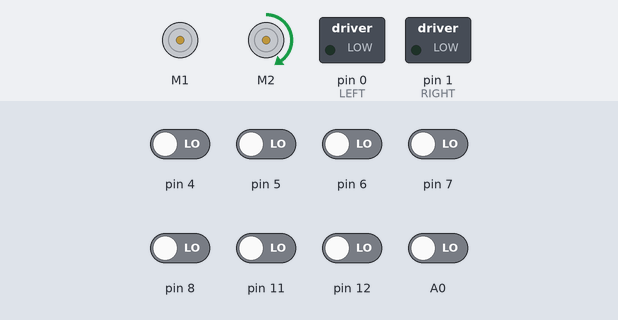
Bench run of a sketch on a simulated Arduino Uno, built with avr-gcc and run on an emulated ATmega328P. Parts: 2 × DC motor (green arrow = forward, orange = backward, longer = faster), switched loads named in the sketch (green lamp = pin HIGH). The test bench sets the inputs (shaded band); at power-on: A0, pin 4–8, pin 11, pin 12 LOW.

Above: at 6.2 s.
6.3 s: pin 5 driven HIGH
At 7.0 s:
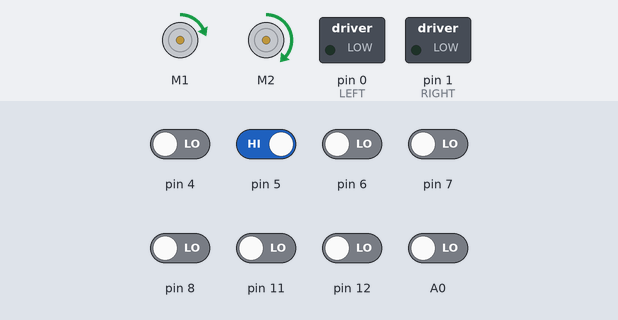
7.8 s: pin 7 driven HIGH
At 8.3 s:
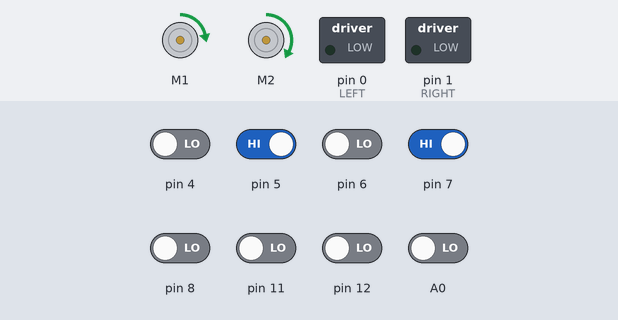
9.3 s: pin 4 driven HIGH
At 10.5 s:
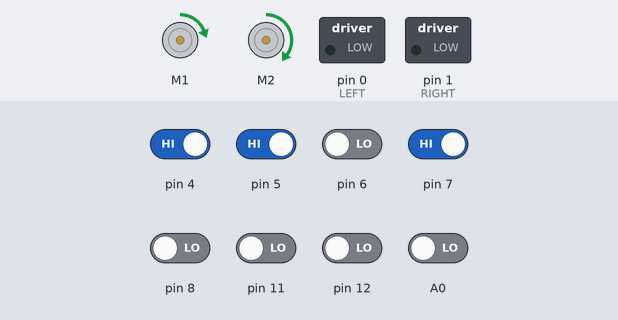
10.8 s: A0 driven HIGH
At 11.8 s:
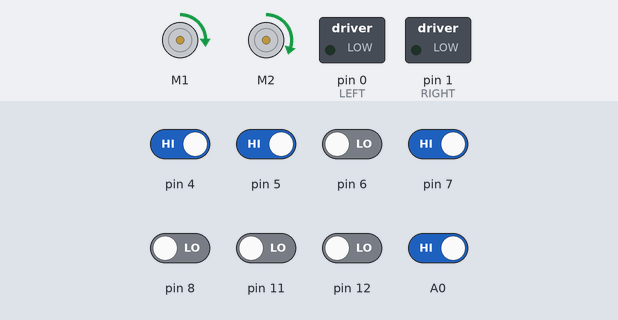
12.3 s: pin 4 driven LOW
At 12.9 s:
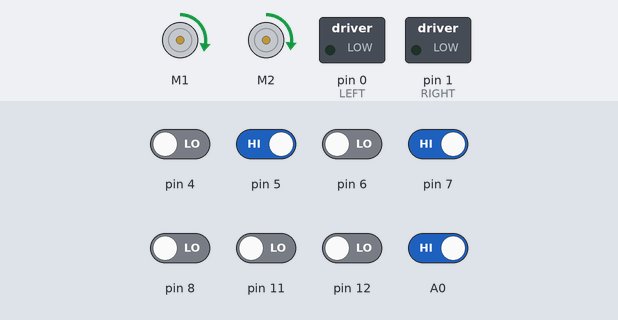
13.8 s: pin 5 driven LOW
At 15.1 s:
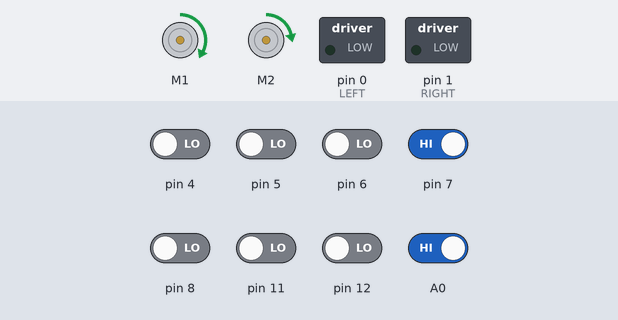
Timing chart, 0 to 16.3 s (numbered marks = the images above; inputs shaded):
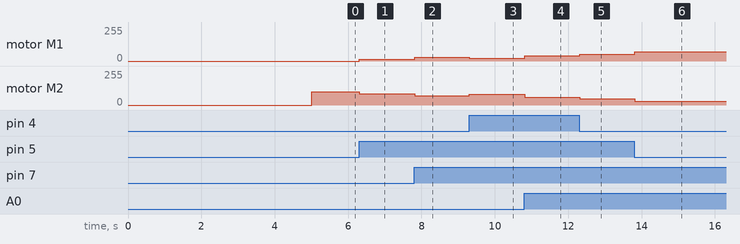

Measured:
- after the input at 6.3 s, motor M1: stopped → forward 15/255 at once; motor M2: forward 100/255 → forward 85/255 at once
- after the input at 7.8 s, motor M1: forward 15/255 → forward 29/255 at once; motor M2: forward 85/255 → forward 71/255 at once
- after the input at 9.3 s, motor M1: forward 29/255 → forward 20/255 at once; motor M2: forward 71/255 → forward 80/255 at once
- after the input at 10.8 s, motor M1: forward 20/255 → forward 40/255 at once; motor M2: forward 80/255 → forward 60/255 at once
- after the input at 12.3 s, motor M1: forward 40/255 → forward 52/255 at once; motor M2: forward 60/255 → forward 48/255 at once
- after the input at 13.8 s, motor M1: forward 52/255 → forward 71/255 at once; motor M2: forward 48/255 → forward 29/255 at once

The sketch:

motorShieldControl.ino
```cpp
/*
 *
 * Motor, servo, and encoder control.
 * Include this code to interface with the servo and motors with or without encoders
 * Made by Mannan Bhardwaj
 * WIP
 *
 */


#include "motorShieldControl.h"
#include "pin.h"

// init variables
uint32_t lastStateL = 0;
uint32_t curStateL = 0;
uint32_t stateCountL=0;
uint32_t lastStateR = 0;
uint32_t curStateR = 0;
uint32_t stateCountR=0;

// INIT MOTORSHIELD
// create a motorshield object to be used
Adafruit_MotorShield AFMS = Adafruit_MotorShield();
// create a pointer to the left and right motor
Adafruit_DCMotor *LMotor = AFMS.getMotor(1);
Adafruit_DCMotor *RMotor = AFMS.getMotor(2);

// Init servo
Servo camServo;
int camServoDeg = 180;
int camAdd = 180;


void initMotorshield()
{
  // connect to the motor shield
  AFMS.begin();
  // set pin mode
  pinMode(encPinL, INPUT);
  pinMode(encPinR, INPUT);
  // connect to camera servo
  camServo.attach(servoCam);
  camServo.write(0);
  delay(15);
  // attatch interrupts for encoders
  attachInterrupt(digitalPinToInterrupt(encPinL), encLChange, CHANGE);
  attachInterrupt(digitalPinToInterrupt(encPinR), encRChange, CHANGE);
}

void rightMotor(int dir, int pwm){
  // Takes speed from 0-100 and direction and moves motor accordingly
  RMotor->setSpeed(pwm);
  RMotor->run(dir);
}

void leftMotor(int dir, int pwm){
  // Takes speed from 0-100 and direction and moves motor accordingly
  LMotor->setSpeed(pwm);
  LMotor->run(dir);
}

void stopAllMotors(){
  rightMotor(RELEASE, 0);
  leftMotor(RELEASE, 0);
}

void proportionalTurn(int dir, int rpwm, int lpwm){
  // takes two speeds for each motor and turns one forward and one backward depending on {dir} variable
  if (dir == FORW){
    leftMotor(FORWARD, lpwm);
    rightMotor(FORWARD, rpwm);
  }
  if (dir == BACK){
    leftMotor(BACKWARD, lpwm);
    rightMotor(BACKWARD, rpwm);
  }
}

void encLChange(){
  stateCountL += 1;
}

void encRChange(){
  stateCountR += 1;
}

void startEncoders(){
  // initializes encoders /w variables
  stateCountL = 0;
  stateCountR = 0;
}
float *getCentimeters(){
  // gets amount of centimeters moved from encoders since startEncoders(); was called.
  //startEncoders();
  float cl = stateCountL*distancePerState;
  float cr = stateCountR*distancePerState;
  float *arr;
  arr = malloc(2 * sizeof(*arr));
  // return centimeters ran for each motor.
 /* Serial.print(cl);
  Serial.print("   ");
  Serial.print(cr);
  Serial.print("   ");
  Serial.println(circum/statesPerRotation);*/
  arr[0] = cl;
  arr[1] = cr;
  return arr;
}

float convertToEnc(int deg){
  // get amount of degrees turned since startEncoders was called
  //startEncoders();
  // convert to degrees and return
  return degreePerStates*deg;
}

void straight(int cent, int pwm){
  // go straight an amount of centimeters
  startEncoders(); // init encoders
  float *enc;
  enc = getCentimeters();
  // go forward while encoders allow
  while (enc[0] <= cent and enc[1] <= cent){
    Serial.print(enc[0]);
    Serial.print("   ");
    Serial.println(enc[1]);
    rightMotor(FORWARD, pwm);
    leftMotor(FORWARD,  pwm);
    enc = getCentimeters();
  }
  // stop motors
  rightMotor(FORWARD, 0);
  leftMotor(FORWARD,  0);
  free(enc);
}

void backward(int cent, int pwm){
  // go backwards an amount of centimeters
  startEncoders(); // init encoders
  float* enc;
  enc = getCentimeters();
  // keep going until goal reached
  while (enc[0] <= cent and enc[1] <= cent){
    Serial.print(enc[0]);
    Serial.print("   ");
    Serial.println(enc[1]);
    rightMotor(BACKWARD, pwm);
    leftMotor(BACKWARD,  pwm);
    enc = getCentimeters();
  }
  // stop motors
  rightMotor(BACKWARD, 0);
  leftMotor(BACKWARD,  0);
}

//void pointTurn(int dir, int ang, int pwm){
//  // point turn some amount of degrees in a certain direction
//  startEncoders(); //init encoders
//  int degenc = convertToEnc(ang)
//  // keep osn turning until goal reached
//  while (stateCountR < degenc){
////    Serial.println(deg);
//    if (dir == RIGHT){
//      leftMotor(FORWARD, pwm);
//      rightMotor(BACKWARD, pwm);
//    }
//    if (dir == LEFT){
//      leftMotor(BACKWARD, pwm);
//      rightMotor(FORWARD, pwm);
//    }
//  }
//  // stop motors
//  leftMotor(FORWARD, 0);
//  rightMotor(FORWARD,0);
//}
void pointTurn(int dir, float ang, int pwm){
  // point turn some amount of degrees in a certain direction
  startEncoders(); //init encoders
  float FracTurn = ang/360;
  float distNeeded = FracTurn * circumOfRobot;
  Serial.println(90/360);
  // keep on turning until goal reached
  while (stateCountR < (statesPerCm*distNeeded)){
//    Serial.println(deg);
    if (dir == RIGHT){
      leftMotor(FORWARD, pwm);
      rightMotor(BACKWARD, pwm);
    }
    if (dir == LEFT){
      leftMotor(BACKWARD, pwm);
      rightMotor(FORWARD, pwm);
    }
  }
  // stop motors
  leftMotor(FORWARD, 0);
  rightMotor(FORWARD,0);
}
void turnServo(int dir, int deg, int inHowManyMSPerDeg=15){
  if (dir == RIGHT){
    camAdd = 1;
  } else {
    camAdd = -1;
  }
  for (int i; i<deg; i++){
    camServo.write(camServoDeg);
    delay(inHowManyMSPerDeg);
    camServoDeg += camAdd;
  }
}
int pos =0;
void testServo(){
  turnServo(LEFT, 90);
  //delay(30);
  turnServo(RIGHT, 90);
  turnServo(LEFT, 180);
  turnServo(RIGHT, 180);
}

void testEncoder(){
  Serial.print(stateCountL);
  Serial.print("   ");
  Serial.println(stateCountR);
}
```

lineTrace2.ino
```cpp
#include <QTRSensors.h>
#include "pin.h"
#include "motorShieldControl.h"
QTRSensors qtr;

const uint8_t SensorCount = 8;
uint16_t sensorValues[SensorCount];

#define LEFT 0
#define RIGHT 1
#define kP 70
#define tP 50
#define kD 70

bool white = 1;
int lastError = 0;
void setup()
{
  // configure the sensors
  qtr.setTypeRC();
  qtr.setSensorPins((const uint8_t[]){LA0, LA1, LA2, LA3, LA4, LA5, LA6, LA7}, SensorCount);

  // 2.5 ms RC read timeout (default) * 10 reads per calibrate() call
  // = ~25 ms per calibrate() call.
  // Call calibrate() 400 times to make calibration take about 10 seconds.
  for (uint16_t i = 0; i < 200; i++)
  {
    qtr.calibrate();
  }
  pinMode(RIGHT, OUTPUT);
  pinMode(LEFT, OUTPUT);
}
void loop()
{
  uint16_t position = qtr.readLineBlack(sensorValues);
  int  error = position-(3500);
  int adjP =error/kP;
  int adjD = (error-lastError)/kD;
  int correction = adjP + adjD;
  proportionalTurn(FORW, (tP-correction), (tP+correction));

  lastError = error;
  qtr.read(sensorValues);

  for (uint8_t i = 0; i < SensorCount; i++)
  {
    if(sensorValues[i] >= 200)
    {
      white = 0;
    }
  }


  white = 1;
  Serial.println(position);
}
```

motorShieldControl.h
```cpp
#include <Wire.h>
#include <Servo.h>
#include <Adafruit_MotorShield.h>
#include "utility/Adafruit_MS_PWMServoDriver.h"

#ifndef MOTORSHIELDH
#define MOTORSHIELDH

// init constansts.
#define circum 18.22
#define WB 21
#define statesPerRotation 1800
#define distancePerState (circum/statesPerRotation)
#define statesPerCm (statesPerRotation/circum)
#define degreePerStates (WB/5.8)
#define circumOfRobot (WB*PI)


// use this to find out dir in turns
#define RIGHT 1
#define LEFT 0
#define FORW FORWARD
#define BACK BACKWARD

// predef funcs
void initMotorshield(); //initialize motor shield and servo
void rightMotor(int dir, int pwm); // turn on right motor
void leftMotor(int dir, int pwm); //turn on left motor
void porportionalTurn(int dir, int rpwm, int lpwm); //Does a porportional turn
void startEncoders(); // Start/reset encoders to be used
float* getCentimeters(); // get amount of centimeters moved since startEncoders() was called
float getDegrees(); // get amount of degrees turned since startEncoders() was called
void straight(int cent, int pwm); // go straight an amount of centimeters
void backward(int cent, int pwm); // ditto above but backwards
void pointTurn(int dir, int ang, int pwm); // Do a point turn left or right a certain number of degrees
void turnServo(int deg); // set the servo to a certain degree.


#endif
```

pin.h
```cpp
#ifndef pins
#define pins

// Servo+encoder pins
#define encPinL 2
#define encPinR 3
#define servoCam 9
#define servoArm 10

// Light array pins (8)
#define LA0 4
#define LA1 5
#define LA2 6
#define LA3 7
#define LA4 8
#define LA5 11
#define LA6 12
#define LA7 A0

// Ultrasonic (Analog)
#define UStrig A4
#define USecho A5

#endif
```
